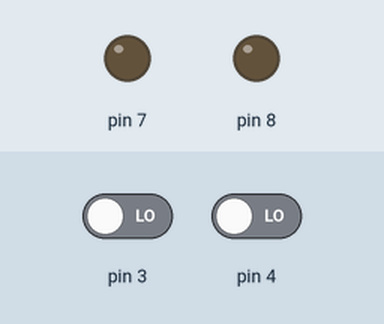
Simulated run of this sketch. Board: Arduino Uno, built with avr-gcc and run on an emulated ATmega328P. Parts: output pins drawn as LEDs (lit = HIGH). The inputs (shaded band) are chosen by the test bench; at power-on: pin 3 LOW, pin 4 LOW.

Above: at 1.2 s.
1.3 s: pin 3 driven HIGH
At 2.5 s:
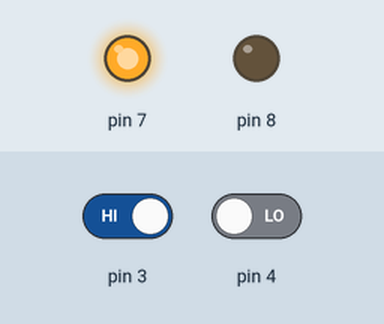
2.8 s: pin 3 driven LOW
At 4.9 s:
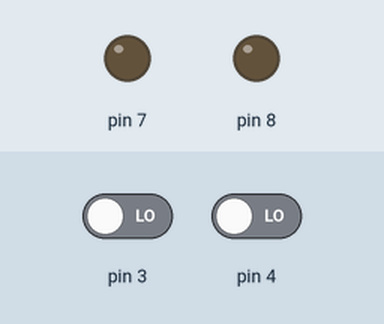
5.8 s: pin 4 driven HIGH
At 7.0 s:
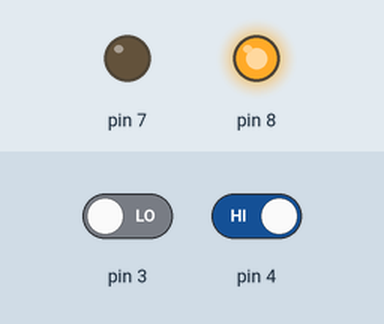
7.3 s: pin 4 driven LOW
At 9.5 s:
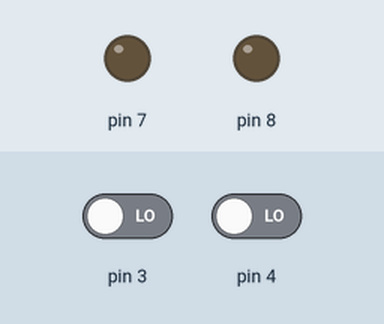
Timing chart, 0 to 11.0 s (numbered marks = the images above; inputs shaded):
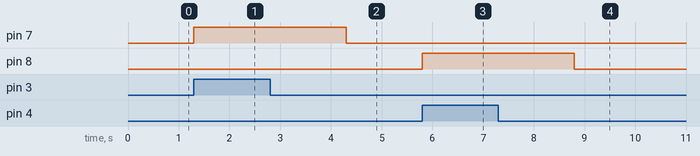

Measured:
- after the input at 1.3 s, pin 7: LOW → HIGH at once
- after the input at 2.8 s, pin 7: HIGH → LOW after 1.5 s
- after the input at 5.8 s, pin 8: LOW → HIGH at once
- after the input at 7.3 s, pin 8: HIGH → LOW after 1.5 s

The sketch:

Responder_time.ino
```cpp
/*
 * Generated using BlocklyDuino:
 *
 * https://github.com/MediaTek-Labs/BlocklyDuino-for-LinkIt
 *
 * Date: Sat, 24 Nov 2018 09:24:06 GMT
 */


void setup()
{

  pinMode(3, INPUT);
  pinMode(7, OUTPUT);
  pinMode(8, OUTPUT);
  pinMode(4, INPUT);
}


void loop()
{
  if (digitalRead(3) == true) {
    digitalWrite(7, HIGH);
    digitalWrite(8, LOW);
    delay(3000);

  } else if (digitalRead(4) == true) {
    digitalWrite(7, LOW);
    digitalWrite(8, HIGH);
    delay(3000);
  } else {
    digitalWrite(7, LOW);
    digitalWrite(8, LOW);

  }
}
```
